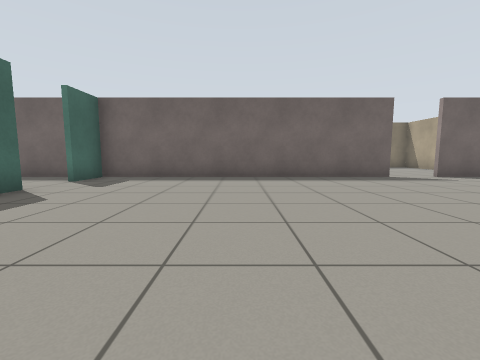
[1] (above)

18 first-person views from a walk through a robot-simulator world made for Gazebo. The camera is 0.72 m above the floor, tilts 6° down and sees 90° across. The floor is counted in squares, 1 m on a side. Each view is taken from the middle of a square. On the plan, view 1 faces up. The plan holds only what a view shows up to about 9 squares ahead; the rest is blank. Simple patterns stand in for the simulator's built-in surfaces.

[2]
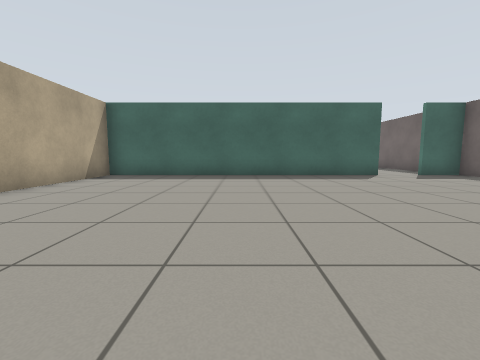

[3]
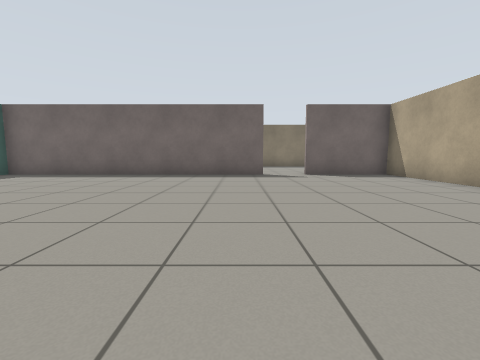

[4]
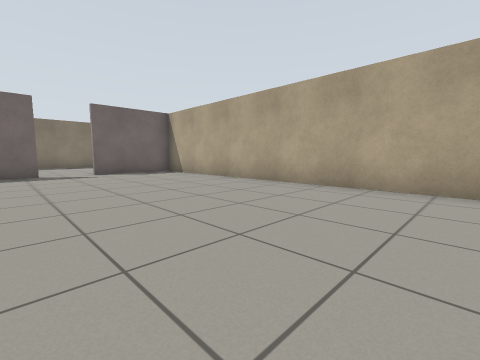

[5]
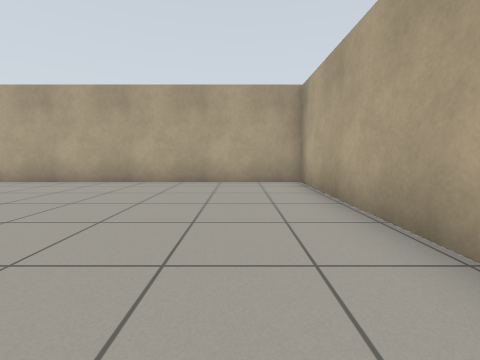

[6]
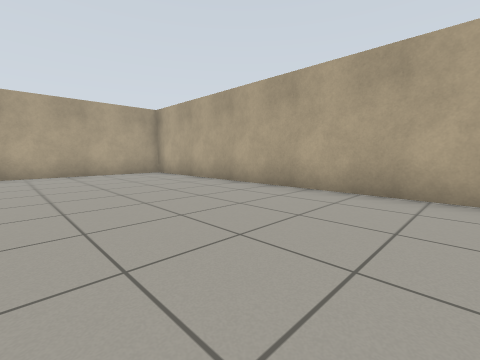

[7]
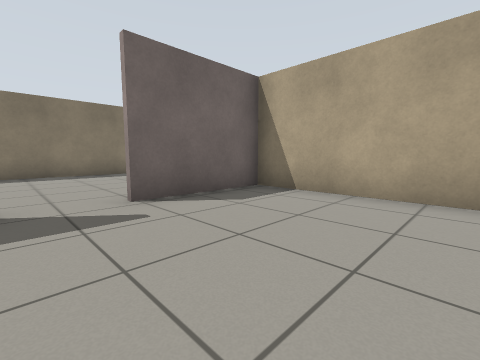

[8]
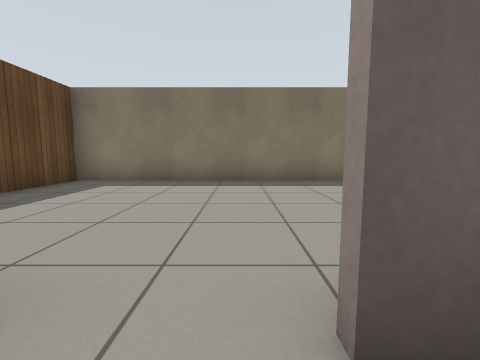

[9]
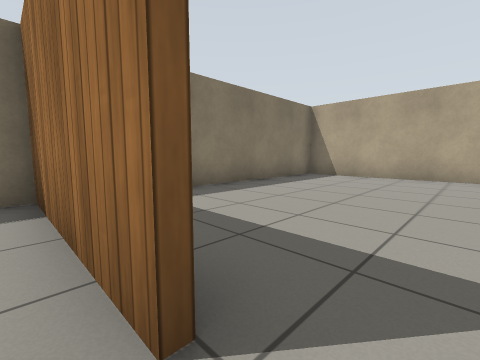

[10]
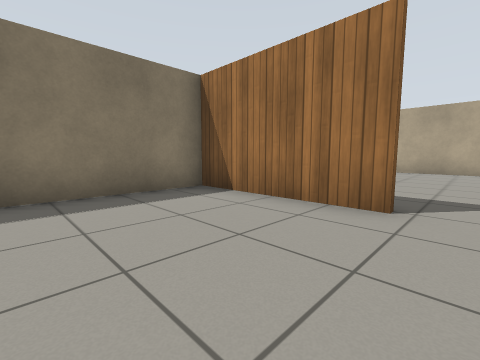

[11]
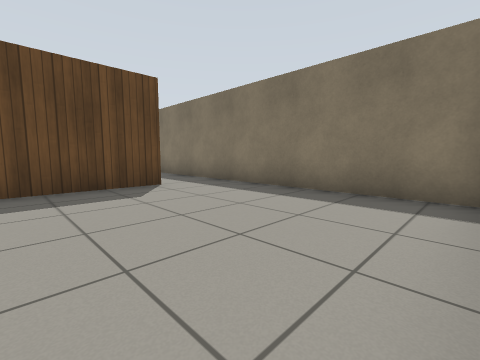

[12]
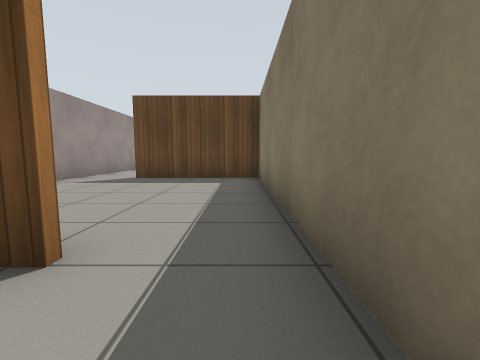

[13]
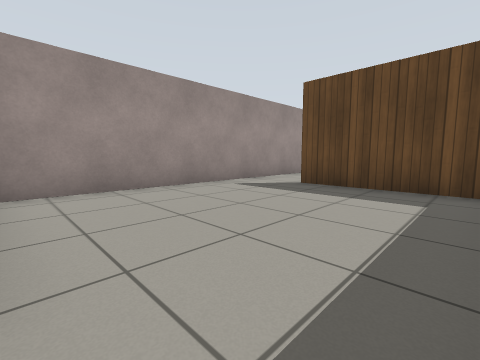

[14]
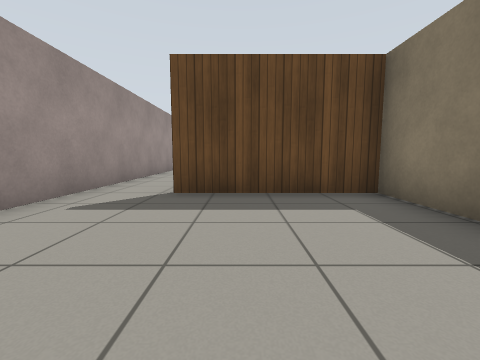

[15]
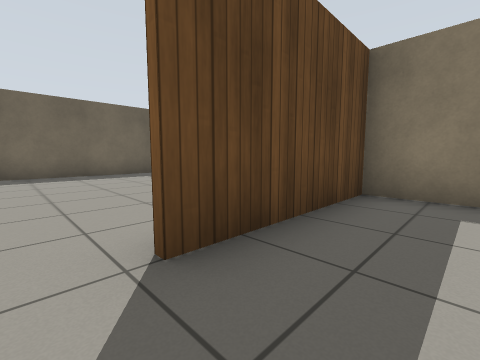

[16]
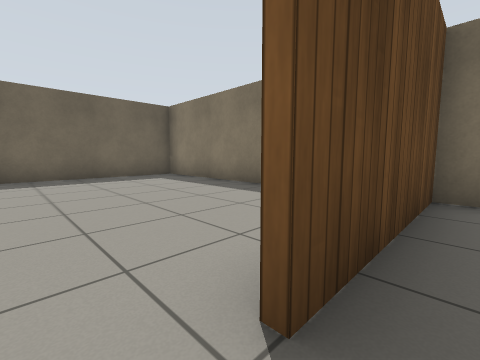

[17]
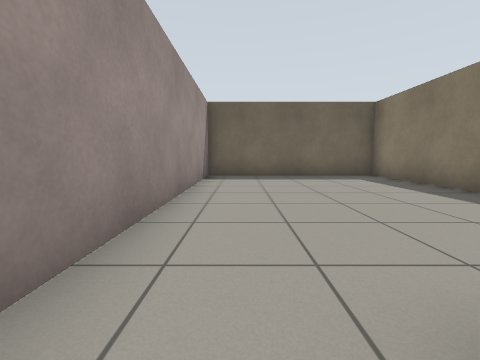

[18]
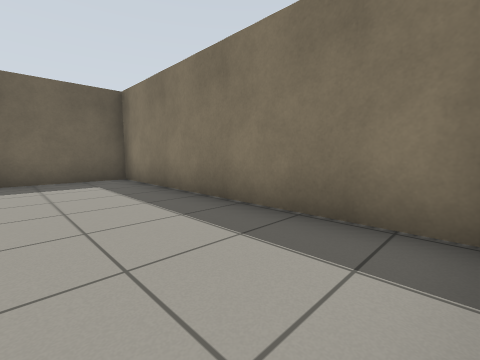

### Floor plan
Ten units are one square. View 1 is at (0, 0); x grows to the right and y downward. Boxes are objects, and circles mark ways between rooms. Rooms are numbered by the first view taken in them; rooms with no view inside come last. Other rooms are left out.
<svg viewBox="-188 -141 287 192">
<path fill="none" stroke="#000" d="M49 -77 -45 -77M-45 -50 -45 46 94 46 94 -77 64 -77M-45 -79 -45 -64M-45 -119 -45 -79M13 -96 13 -136 -56 -136M-56 -136 -105 -136 -105 -96M-106 -79 -49 -79M-109 -136 -183 -136 -183 -79 -106 -79M94 -89 94 -136 15 -136 15 -114"/>
<circle cx="55" cy="-80" r="3" fill="#2a7"/>
<circle cx="-45" cy="-125" r="3" fill="#2a7"/>
<circle cx="10" cy="-90" r="3" fill="#2a7"/>
<circle cx="-100" cy="-90" r="3" fill="#2a7"/>
<text x="30" y="-20">1</text>
<text x="-20" y="-110">2</text>
<text x="-70" y="-110">3</text>
<text x="-150" y="-110">4</text>
<text x="50" y="-110">5</text>
</svg>
Room 1 opens to room 5. Room 2 opens to room 3. Room 2 opens to room 5. Room 3 opens to room 4.

Where each view was taken, in squares from view 1:
view 1: 0 up, 0 right, facing up
view 2: 0 up, 4 right, facing left
view 3: 1 down, 4 right, facing up
view 4: 2 down, 4 right, facing up-right
view 5: 3 down, 3 right, facing right
view 6: 0 up, 0 right, facing down-right
view 7: 4 up, 5 right, facing up-right
view 8: 7 up, 6 right, facing up
view 9: 9 up, 1 right, facing up-right
view 10: 9 up, 2 left, facing up-right
view 11: 9 up, 1 right, facing up-left
view 12: 13 up, 3 left, facing left
view 13: 13 up, 5 left, facing down-left
view 14: 11 up, 6 left, facing left
view 15: 9 up, 9 left, facing up-left
view 16: 9 up, 10 left, facing up-left
view 17: 9 up, 10 left, facing left
view 18: 11 up, 11 left, facing up-left
